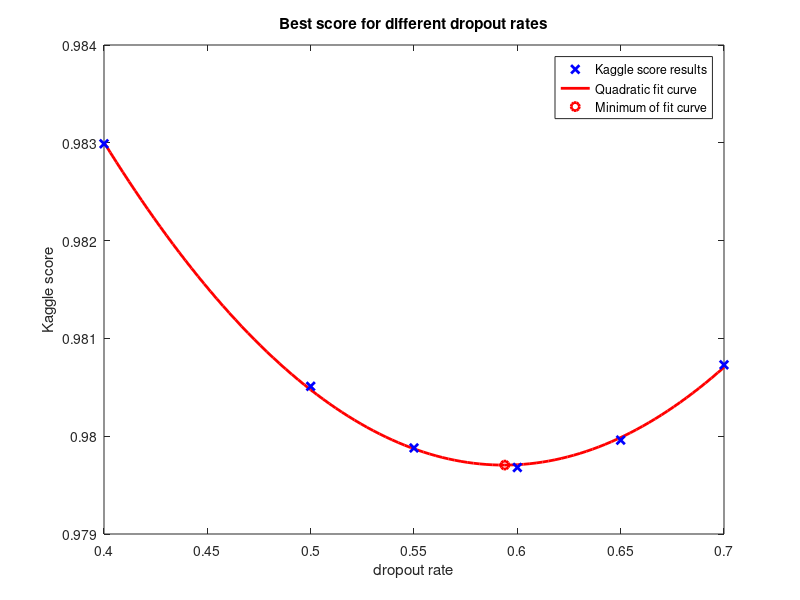

MATLAB code for this plot:
close all

% data from kaggle submissions
x = [0.4 0.98299;
0.5 0.98051;
0.55 0.97988;
0.6 0.97968;
0.65 0.97996;
0.7 0.98073];

% plot fitted curve
polynome_order = 2;
p = polyfit(x(:,1), x(:,2), polynome_order);
x_fit = linspace(min(x(:,1)), max(x(:,1)));
y_fit = polyval(p, x_fit);
h_fit_curve = plot(x_fit, y_fit, '-r', 'linewidth', 2); hold on;
h_data_points = plot(x(:,1), x(:,2), 'xb', 'linewidth', 2);

% plot original data points and interpolated expected minimum score
h_minimum = plot(x_fit(y_fit == min(y_fit)),min(y_fit),'or', 'linewidth', 2);
format long
x_fit(y_fit == min(y_fit))
min(y_fit)
format short

% graph labels
xlabel('dropout rate')
ylabel('Kaggle score')
legend([h_data_points,h_fit_curve,h_minimum], 'Kaggle score results','Quadratic fit curve','Minimum of fit curve')
title('Best score for different dropout rates')